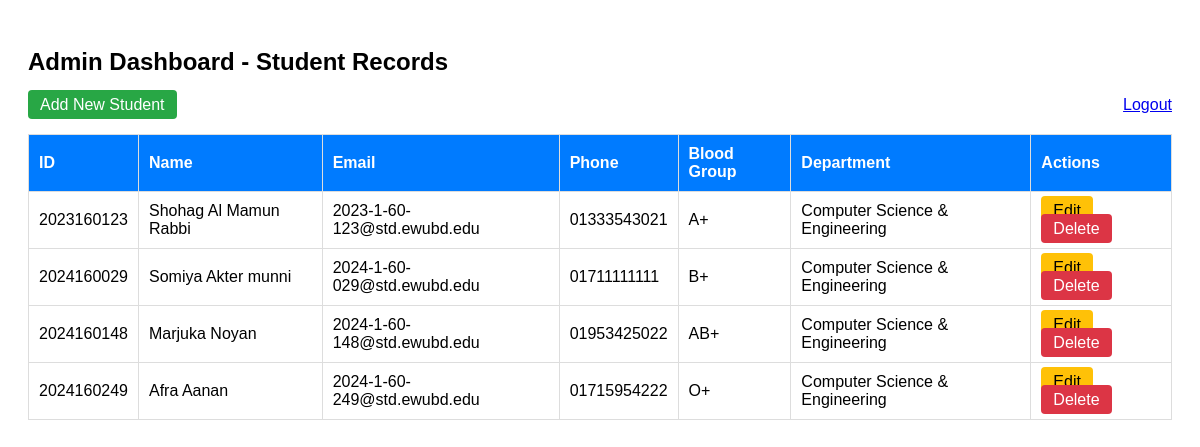
Page /admin_dashboard.php (signed in) on the committed database.
### tables this page shows
CREATE TABLE `students` (
  `Student_ID` int(11) NOT NULL,
  `Full_Name` varchar(100) NOT NULL,
  `Date_of_Birth` date DEFAULT NULL,
  `Gender` varchar(10) DEFAULT NULL,
  `Blood_Group` varchar(10) DEFAULT NULL,
  `Phone` varchar(20) DEFAULT NULL,
  `Email` varchar(100) DEFAULT NULL,
  `Address` text DEFAULT NULL,
  `Department_ID` int(11) DEFAULT NULL
);

CREATE TABLE `departments` (
  `Department_ID` int(11) NOT NULL,
  `Department_Name` varchar(100) NOT NULL,
  `Department_Code` varchar(20) NOT NULL
);

### admin_dashboard.php (the view, shortened to what this page needs)
<?php
include('db.php');
$result = $conn->query("SELECT s.*, d.Department_Name FROM STUDENTS s LEFT JOIN DEPARTMENTS d ON s.Department_ID = d.Department_ID");
?>
<!DOCTYPE html>
<html>
<head>
</head>
<body>
    <h2>Admin Dashboard - Student Records</h2>
    <a href="add_student.php" class="btn">Add New Student</a>
    <a href="logout.php" style="float: right;">Logout</a>
    <table>
        <tr>
            <th>ID</th>
            <th>Name</th>
            <th>Email</th>
            <th>Phone</th>
            <th>Blood Group</th>
            <th>Department</th>
            <th>Actions</th>
        </tr>
        <?php while ($row = $result->fetch_assoc()): ?>
        <tr>
            <td><?php echo $row['Student_ID']; ?></td>
            <td><?php echo $row['Full_Name']; ?></td>
            <td><?php echo $row['Email']; ?></td>
            <td><?php echo $row['Phone']; ?></td>
            <td><?php echo $row['Blood_Group']; ?></td>
            <td><?php echo $row['Department_Name']; ?></td>
            <td>
                <a href="edit_student.php?id=<?php echo $row['Student_ID']; ?>" class="btn btn-warning">Edit</a>
                <a href="admin_dashboard.php?delete_id=<?php echo $row['Student_ID']; ?>" class="btn btn-danger" onclick="return confirm('Delete this record?')">Delete</a>
            </td>
        </tr>
        <?php endwhile; ?>
    </table>
</body>
</html>

### admin_dashboard.php (style rules this page uses)
body { font-family: Arial; padding: 20px; }
table { width: 100%; border-collapse: collapse; margin-top: 20px; }
th, td { border: 1px solid #ddd; padding: 10px; text-align: left; }
th { background-color: #007bff; color: white; }
.btn { padding: 6px 12px; background: #28a745; color: white; text-decoration: none; border-radius: 4px; }
.btn-danger { background: #dc3545; }
.btn-warning { background: #ffc107; color: black; }

### rows in the picture
students: Student_ID "2023160123", Full_Name "Shohag Al Mamun Rabbi", Email "2023-1-60-123@std.ewubd.edu", Phone "01333543021", Blood_Group "A+", Department_ID.Department_Name "Computer Science & Engineering"
students: Student_ID "2024160029", Full_Name "Somiya Akter munni", Email "2024-1-60-029@std.ewubd.edu", Phone "01711111111", Blood_Group "B+", Department_ID.Department_Name "Computer Science & Engineering"
students: Student_ID "2024160148", Full_Name "Marjuka Noyan", Email "2024-1-60-148@std.ewubd.edu", Phone "01953425022", Blood_Group "AB+", Department_ID.Department_Name "Computer Science & Engineering"
students: Student_ID "2024160249", Full_Name "Afra Aanan", Email "2024-1-60-249@std.ewubd.edu", Phone "01715954222", Blood_Group "O+", Department_ID.Department_Name "Computer Science & Engineering"
